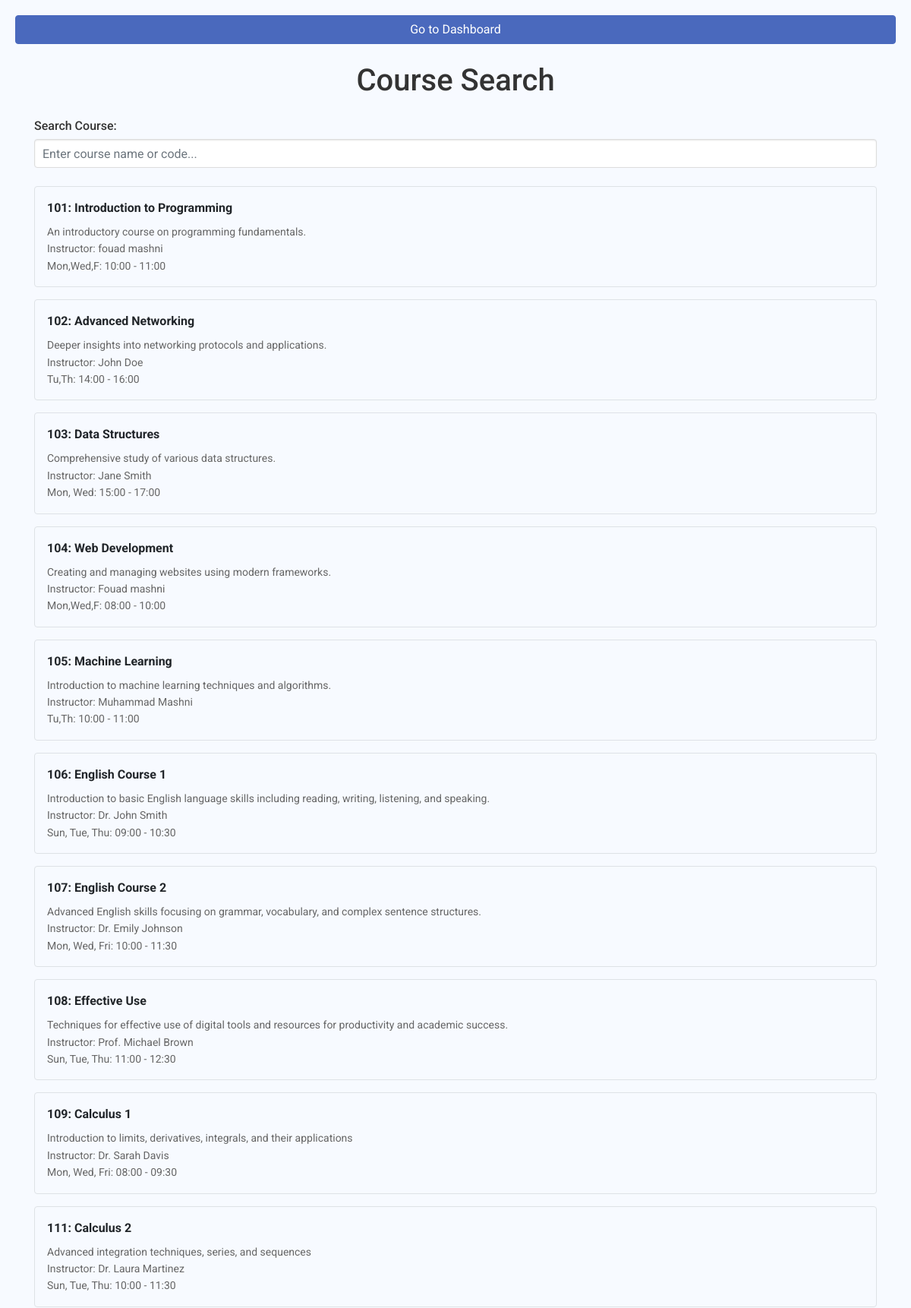
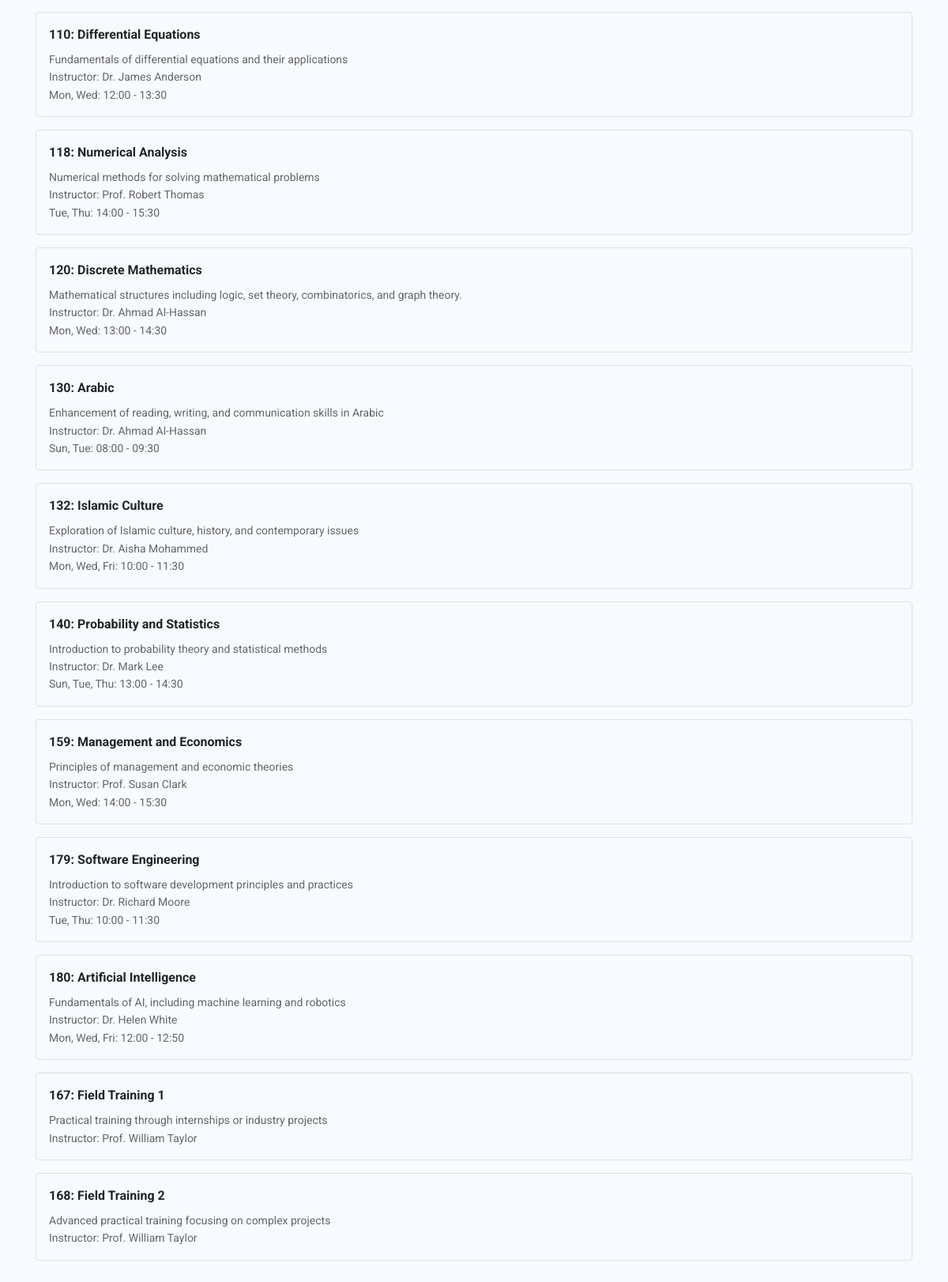
/app/Search/, run on the app's committed database (2 pictures, top to bottom).
### app/models.py (models this page shows, shortened)
class Course(models.Model):
    code = models.CharField(max_length=10, unique=True)
    name = models.CharField(max_length=100, default='Unknown')
    description = models.TextField()
    prerequisites = models.ManyToManyField('self', symmetrical=False, blank=True, related_name='required_for')
    instructor = models.ForeignKey(Instructor, on_delete=models.CASCADE)
    capacity = models.IntegerField()

class Instructor(models.Model):
    name = models.CharField(max_length=100)

class CourseSchedule(models.Model):
    id = models.AutoField(primary_key=True)
    course = models.ForeignKey(Course, on_delete=models.CASCADE)
    days = models.CharField(max_length=50)
    startTime = models.TimeField()
    endTime = models.TimeField()
    roomNo = models.CharField(max_length=10)

### app/views.py (the view)
# urls.py: path('Search/',views.course_search , name='search'),
def course_search(request):
    return render(request, 'app/Search.html', {'course': Course.objects.prefetch_related('courseschedule_set').all()})

### app/templates/app/Search.html (shortened to what this page needs)
{% load static %}
<!DOCTYPE html>
<html lang="en">
<head>
    <link href="https://stackpath.bootstrapcdn.com/bootstrap/4.5.2/css/bootstrap.min.css" rel="stylesheet">
    <link href="{% static 'styles.css' %}" rel="stylesheet">
</head>
<body>
    <a href="{% url 'dashboard' %}" class="btn btn-primary dashboard-link">Go to Dashboard</a>
    <div class="container mt-4">
        <h1 class="text-center mb-4">Course Search</h1>
        <div>
            <label for="searchInput">Search Course:</label>
            <input type="text" id="searchInput" class="form-control" onkeyup="searchCourses()" placeholder="Enter course name or code...">
        </div>
        <div id="courseList" class="mt-4">
            {% for x in course %}
            <div class='course-item mb-3 p-3 border rounded'>
                <strong>{{ x.code }}: {{ x.name }}</strong>
                <div class='course-details mt-2'>
                    {{ x.description }}<br>
                    Instructor: {{ x.instructor.name }}<br>
                    {% for schedule in x.courseschedule_set.all %}
                    {{ schedule.days }}: {{ schedule.startTime|date:"H:i" }} - {{ schedule.endTime|date:"H:i" }}<br>
                    {% endfor %}
                </div>
            </div>
            {% empty %}
            <div class="no-results">No courses found.</div>
            {% endfor %}
        </div>
    </div>
</body>
</html>

### static/styles.css (style rules this page uses)
body { font-family: 'Roboto', sans-serif; background-color: #f9f9f9; padding: 20px; margin: 0; }
h1, h2 { color: #333; text-align: center; margin-bottom: 20px; }
label { font-size: 16px; color: #555; display: block; margin-bottom: 5px; }
input[type="text"] { width: 100%; padding: 10px; border: 1px solid #ddd; border-radius: 4px; box-shadow: inset 0 1px 2px rgba(0, 0, 0, 0.1); margin-bottom: 20px; }
.btn { margin-right: 5px; }
.dashboard-link { display: block; width: 100%; text-align: center; margin-bottom: 20px; }
.course-item, .list-group-item { border-bottom: 1px solid #eee; }
.course-item:last-child, .list-group-item:last-child { border-bottom: none; }
.course-details, .list-group-item div { font-size: 14px; color: #666; line-height: 1.6; }
body { background-color: #f7faff; font-family: 'Roboto', sans-serif; }
label { font-weight: 500; color: #333; }
.btn-primary { background-color: #4a69bd; border-color: #4a69bd; transition: background-color 0.3s ease, border-color 0.3s ease; }
.form-control { border-radius: 0.25rem; border: 1px solid #ced4da; }

### data on the page
Course: code "101", name "Introduction to Programming", description "An introductory course on programming fundamentals.", instructor.name "fouad mashni"
CourseSchedule: days "Mon,Wed,F", startTime "10:00", endTime "11:00"
Course: code "102", name "Advanced Networking", description "Deeper insights into networking protocols and applications.", instructor.name "John Doe"
CourseSchedule: days "Tu,Th", startTime "14:00", endTime "16:00"
Course: code "103", name "Data Structures", description "Comprehensive study of various data structures.", instructor.name "Jane Smith"
CourseSchedule: days "Mon, Wed", startTime "15:00", endTime "17:00"
Course: code "104", name "Web Development", description "Creating and managing websites using modern frameworks.", instructor.name "Fouad mashni"
CourseSchedule: days "Mon,Wed,F", startTime "08:00", endTime "10:00"
Course: code "105", name "Machine Learning", description "Introduction to machine learning techniques and algorithms.", instructor.name "Muhammad Mashni"
CourseSchedule: days "Tu,Th", startTime "10:00", endTime "11:00"
Course: code "106", name "English Course 1", description "Introduction to basic English language skills including reading, writing, listening, and speaking.", instructor.name "Dr. John Smith"
CourseSchedule: days "Sun, Tue, Thu", startTime "09:00", endTime "10:30"
Course: code "107", name "English Course 2", description "Advanced English skills focusing on grammar, vocabulary, and complex sentence structures.", instructor.name "Dr. Emily Johnson"
CourseSchedule: days "Mon, Wed, Fri", startTime "10:00", endTime "11:30"
Course: code "108", name "Effective Use", description "Techniques for effective use of digital tools and resources for productivity and academic success.", instructor.name "Prof. Michael Brown"
CourseSchedule: days "Sun, Tue, Thu", startTime "11:00", endTime "12:30"
Course: code "109", name "Calculus 1", description "Introduction to limits, derivatives, integrals, and their applications", instructor.name "Dr. Sarah Davis"
CourseSchedule: days "Mon, Wed, Fri", startTime "08:00", endTime "09:30"
Course: code "111", name "Calculus 2", description "Advanced integration techniques, series, and sequences", instructor.name "Dr. Laura Martinez"
CourseSchedule: days "Sun, Tue, Thu", startTime "10:00", endTime "11:30"
Course: code "110", name "Differential Equations", description "Fundamentals of differential equations and their applications", instructor.name "Dr. James Anderson"
CourseSchedule: days "Mon, Wed", startTime "12:00", endTime "13:30"
Course: code "118", name "Numerical Analysis", description "Numerical methods for solving mathematical problems", instructor.name "Prof. Robert Thomas"
CourseSchedule: days "Tue, Thu", startTime "14:00", endTime "15:30"
Course: code "120", name "Discrete Mathematics", description "Mathematical structures including logic, set theory, combinatorics, and graph theory.", instructor.name "Dr. Ahmad Al-Hassan"
CourseSchedule: days "Mon, Wed", startTime "13:00", endTime "14:30"
Course: code "130", name "Arabic", description "Enhancement of reading, writing, and communication skills in Arabic", instructor.name "Dr. Ahmad Al-Hassan"
CourseSchedule: days "Sun, Tue", startTime "08:00", endTime "09:30"
Course: code "132", name "Islamic Culture", description "Exploration of Islamic culture, history, and contemporary issues", instructor.name "Dr. Aisha Mohammed"
CourseSchedule: days "Mon, Wed, Fri", startTime "10:00", endTime "11:30"
Course: code "140", name "Probability and Statistics", description "Introduction to probability theory and statistical methods", instructor.name "Dr. Mark Lee"
CourseSchedule: days "Sun, Tue, Thu", startTime "13:00", endTime "14:30"
Course: code "159", name "Management and Economics", description "Principles of management and economic theories", instructor.name "Prof. Susan Clark"
CourseSchedule: days "Mon, Wed", startTime "14:00", endTime "15:30"
Course: code "179", name "Software Engineering", description "Introduction to software development principles and practices", instructor.name "Dr. Richard Moore"
CourseSchedule: days "Tue, Thu", startTime "10:00", endTime "11:30"
Course: code "180", name "Artificial Intelligence", description "Fundamentals of AI, including machine learning and robotics", instructor.name "Dr. Helen White"
CourseSchedule: days "Mon, Wed, Fri", startTime "12:00", endTime "12:50"
Course: code "167", name "Field Training 1", description "Practical training through internships or industry projects", instructor.name "Prof. William Taylor"
Course: code "168", name "Field Training 2", description "Advanced practical training focusing on complex projects", instructor.name "Prof. William Taylor"
